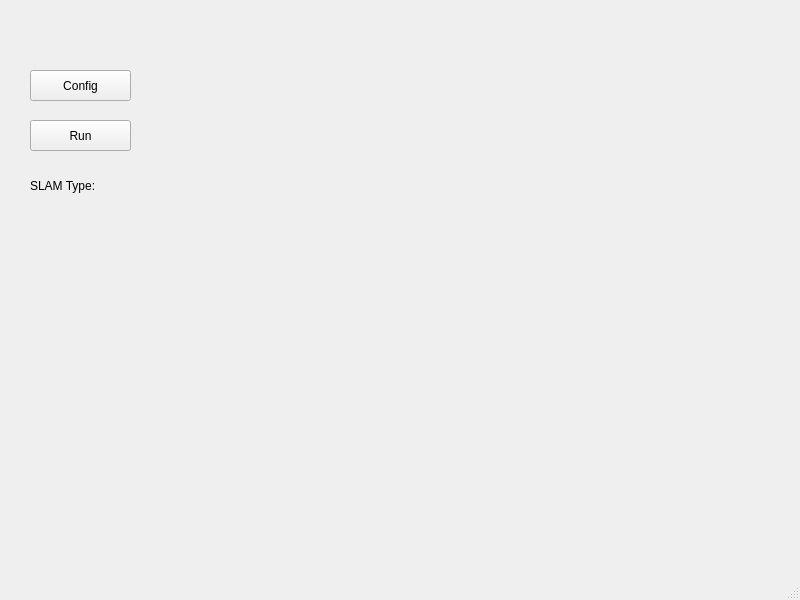
<?xml version="1.0" encoding="UTF-8"?>
<ui version="4.0">
 <class>MainWindow</class>
 <widget class="QMainWindow" name="MainWindow">
  <property name="geometry">
   <rect>
    <x>0</x>
    <y>0</y>
    <width>800</width>
    <height>600</height>
   </rect>
  </property>
  <property name="windowTitle">
   <string>MainWindow</string>
  </property>
  <widget class="QWidget" name="centralwidget">
   <widget class="QPushButton" name="system_config">
    <property name="geometry">
     <rect>
      <x>30</x>
      <y>70</y>
      <width>101</width>
      <height>31</height>
     </rect>
    </property>
    <property name="text">
     <string>Config</string>
    </property>
   </widget>
   <widget class="QPushButton" name="run_action">
    <property name="geometry">
     <rect>
      <x>30</x>
      <y>120</y>
      <width>101</width>
      <height>31</height>
     </rect>
    </property>
    <property name="text">
     <string>Run</string>
    </property>
   </widget>
   <widget class="QLabel" name="slam_type_label">
    <property name="enabled">
     <bool>true</bool>
    </property>
    <property name="geometry">
     <rect>
      <x>30</x>
      <y>170</y>
      <width>161</width>
      <height>31</height>
     </rect>
    </property>
    <property name="text">
     <string>SLAM Type: </string>
    </property>
   </widget>
   <widget class="QLabel" name="trajectory_display">
    <property name="geometry">
     <rect>
      <x>180</x>
      <y>40</y>
      <width>591</width>
      <height>461</height>
     </rect>
    </property>
    <property name="text">
     <string/>
    </property>
   </widget>
  </widget>
  <widget class="QMenuBar" name="menubar">
   <property name="geometry">
    <rect>
     <x>0</x>
     <y>0</y>
     <width>800</width>
     <height>22</height>
    </rect>
   </property>
  </widget>
  <widget class="QStatusBar" name="statusbar"/>
 </widget>
 <resources/>
 <connections/>
</ui>
